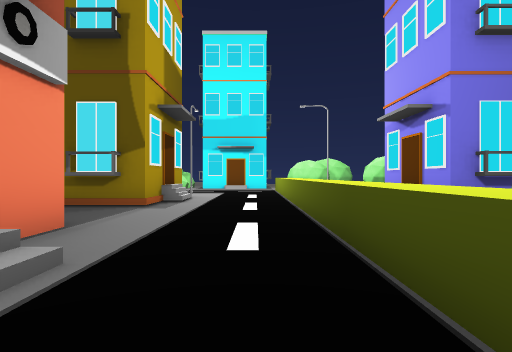
[1] (above)

24 first-person views from a walk through a 3-D level made in the Unity game engine. The camera is 1.3 m above the floor, looks level and sees 80° across. The floor is counted in squares, 2 m on a side. Each view is taken from the middle of a square. On the plan, view 1 faces up. The plan holds only what a view shows up to about 10 squares ahead; the rest is blank. The place goes on beyond the plan. The player character is not drawn. Some surface patterns are stand-ins.

[2]
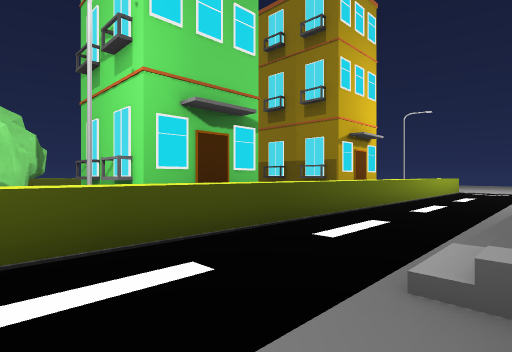

[3]
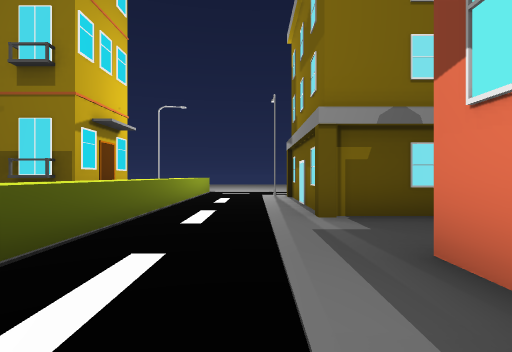

[4]
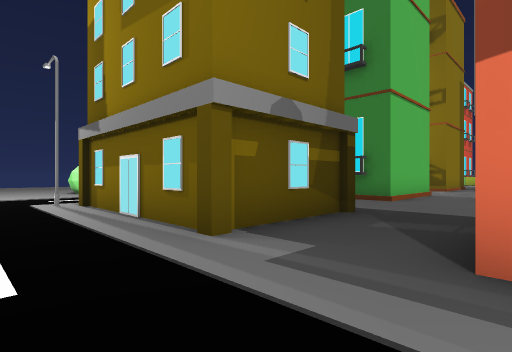

[5]
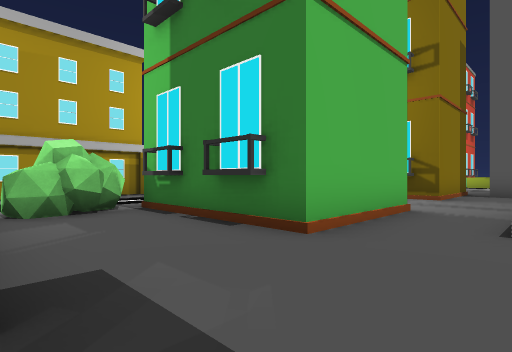

[6]
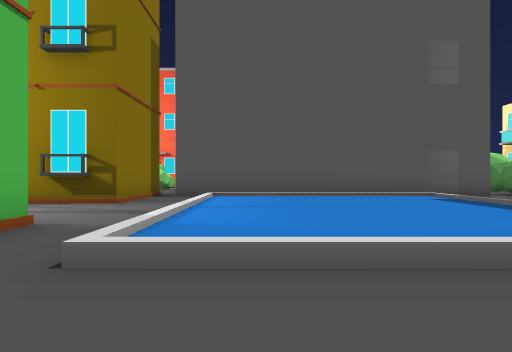

[7]
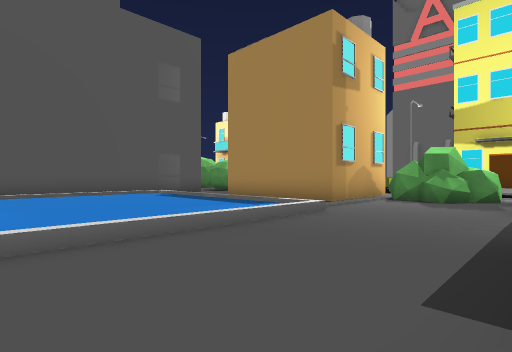

[8]
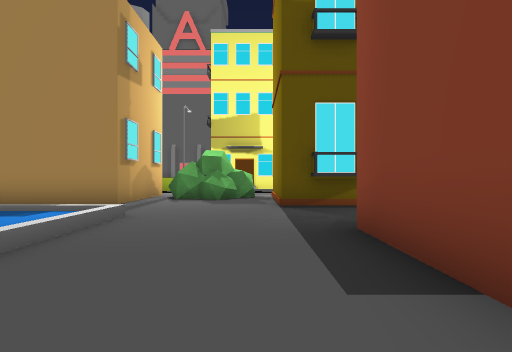

[9]
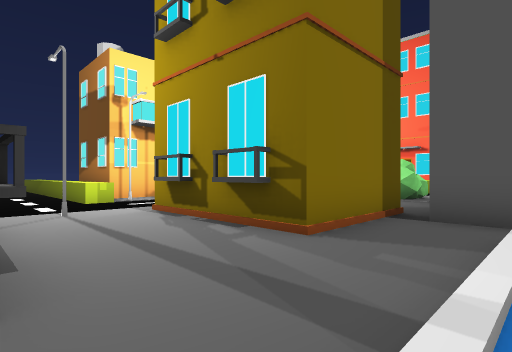

[10]
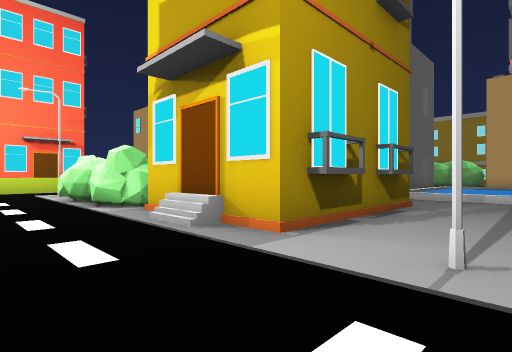

[11]
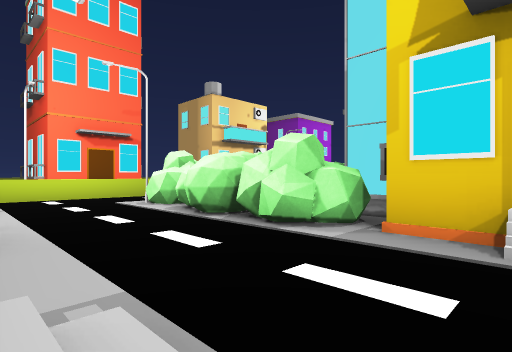

[12]
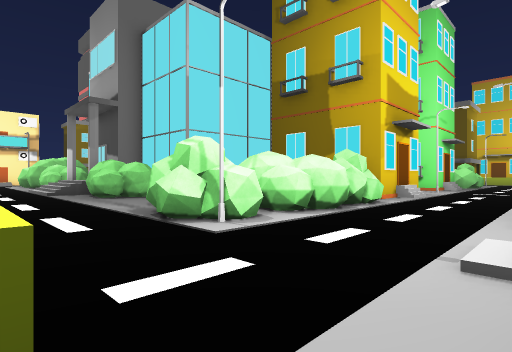

[13]
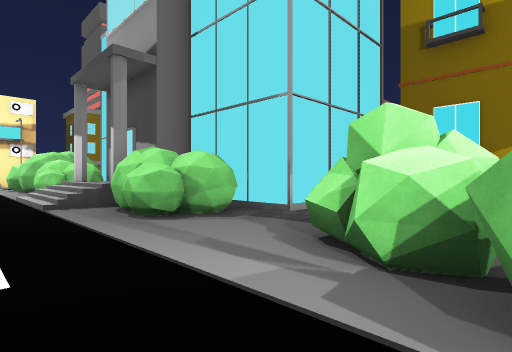

[14]
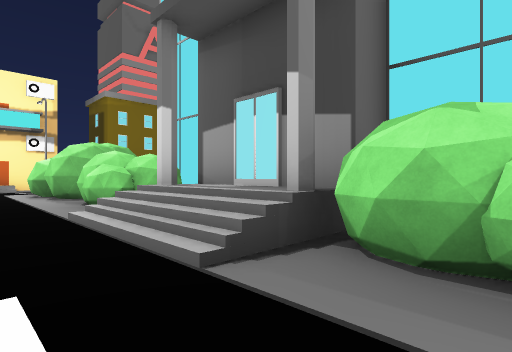

[15]
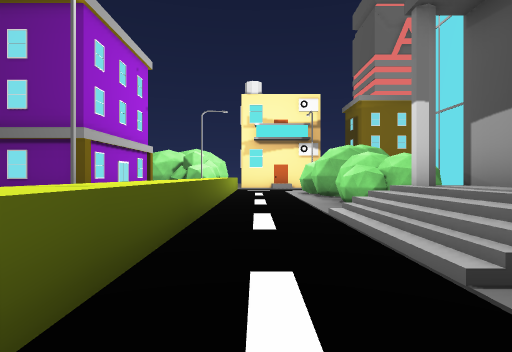

[16]
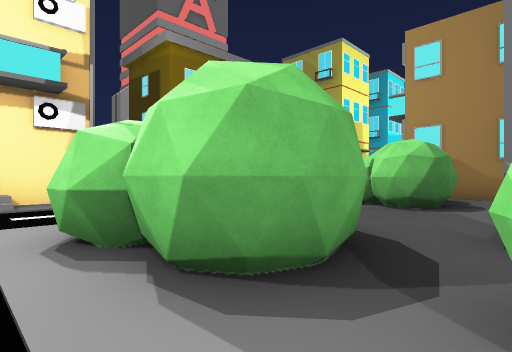

[17]
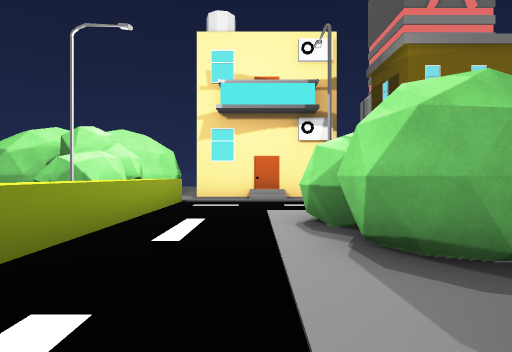

[18]
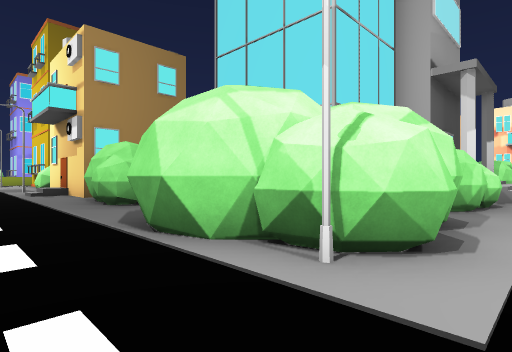

[19]
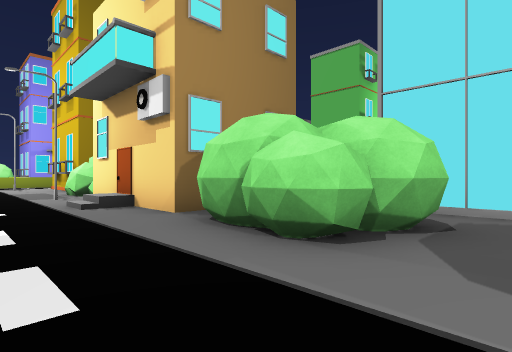

[20]
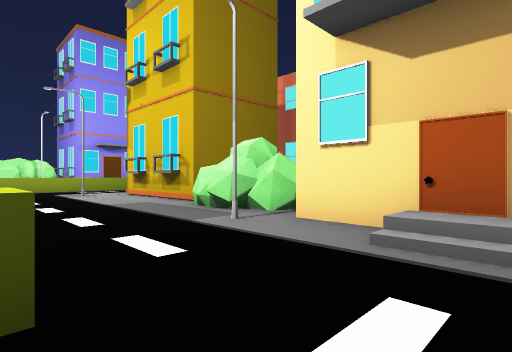

[21]
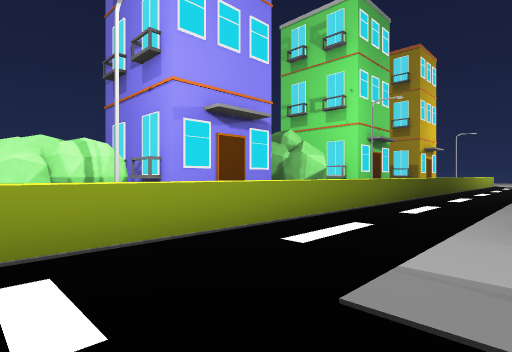

[22]
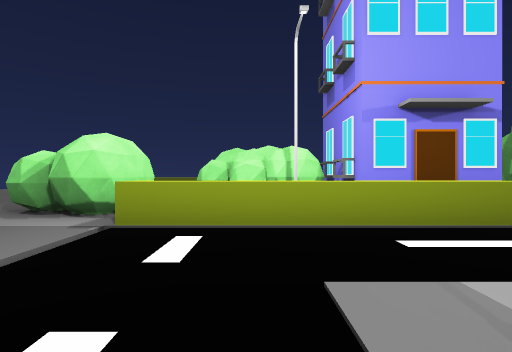

[23]
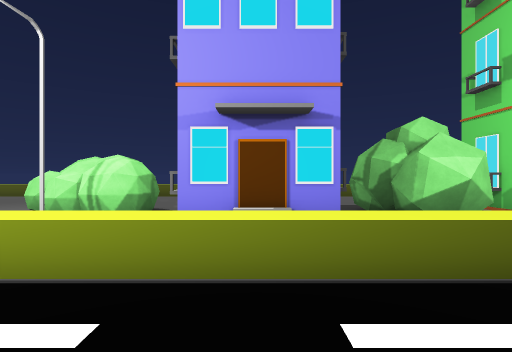

[24]
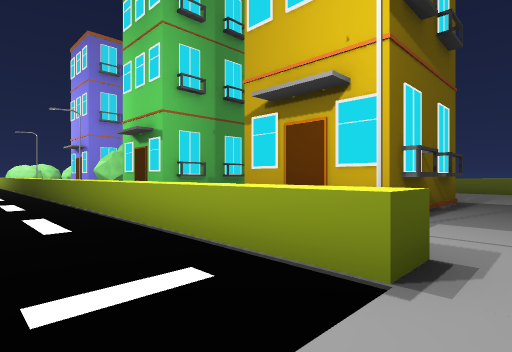

### Floor plan
Key: @ floor where view 1 was taken; # wall or solid block; x gap in a wall; . main floor; : floor 0.25 m higher than the main floor; + floor 0.5 m higher than the main floor; * floor 1 m higher than the main floor; / step, stairs or slope; ^ raised ledge; B building; P pole; U bush; O other object.
Columns run from 26 left of view 1 to 11 right of it. Each row starts with its distance up from view 1.
 14 ....         . ^         ..###
 13 ^....... ... ........   ...^   ##
 12 ^..........................^. .#
 11 ^..P###......./.P.......P..^.P##
 10 ^..##  ..##########x##.....^.
  9 ^..#  ..## .#  #.##.B BB...^. #BBBB
  8 ^...x.......#  #....B  B/..^. #
  7 ^...#.####.  ###....BBBB...^. #
  6 ^..## #  #      ...........^.  #
  5 ^..##    # ///////.... ....^.  ##
  4 ^./###   # ::::::/...  ....^. ###
  3 ^.//*#   # ::::::/...###...^.P ###
  2 ^.//*#   # ::::::/...#  /..^.
  1 ^./#*#   # ::::::/...   /..^. BBBBB
  0 ^..##    # ::::::/...  #..@^  B
 -1  ..##.#  #.///////.........^  B
 -2  ...#.####.................^  B
 -3  ..............BBBB..####..^
 -4  ........BBB#..B  B..   #..^
 -5  ..### ..B  #..B  B..   #..^
 -6  ..U.#  .B  #..   B..   #..^  BBB
 -7 ^..U###UUBBB#..   BUU   #..^. B
 -8 ^..P.#.U.....PP   .UU   P..^. B
 -9 ^..............   .     ...^.PBBBB....
-10 ^......... ....         ...^..........
-11 ...+.O ..+.P^.          .......

Positions as (right, up) in squares from view 1, and headings:
1: (0, 0), facing up
2: (-2, 4), facing down-right
3: (-1, 2), facing down
4: (0, 0), facing down-left
5: (-5, -1), facing down-left
6: (-7, 0), facing left
7: (-6, 0), facing up-left
8: (-7, 0), facing up
9: (-11, -1), facing down-left
10: (-12, -10), facing up-left
11: (-16, -11), facing up-left
12: (-26, -11), facing up-right
13: (-25, -6), facing up-right
14: (-25, -1), facing up-right
15: (-25, -1), facing up
16: (-24, 7), facing up-right
17: (-24, 6), facing up
18: (-24, 13), facing down-right
19: (-19, 13), facing down-right
20: (-13, 14), facing down-right
21: (-2, 13), facing down-right
22: (-3, 12), facing right
23: (-2, 8), facing right
24: (-1, -11), facing up-right
